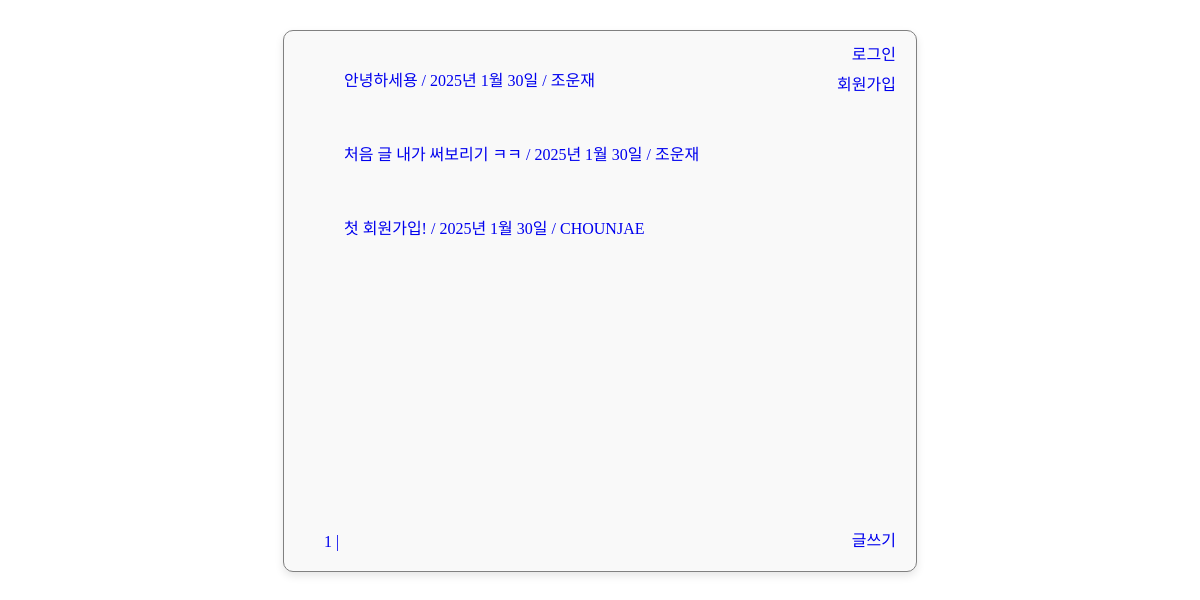
The app's page /CUJO/, older data.
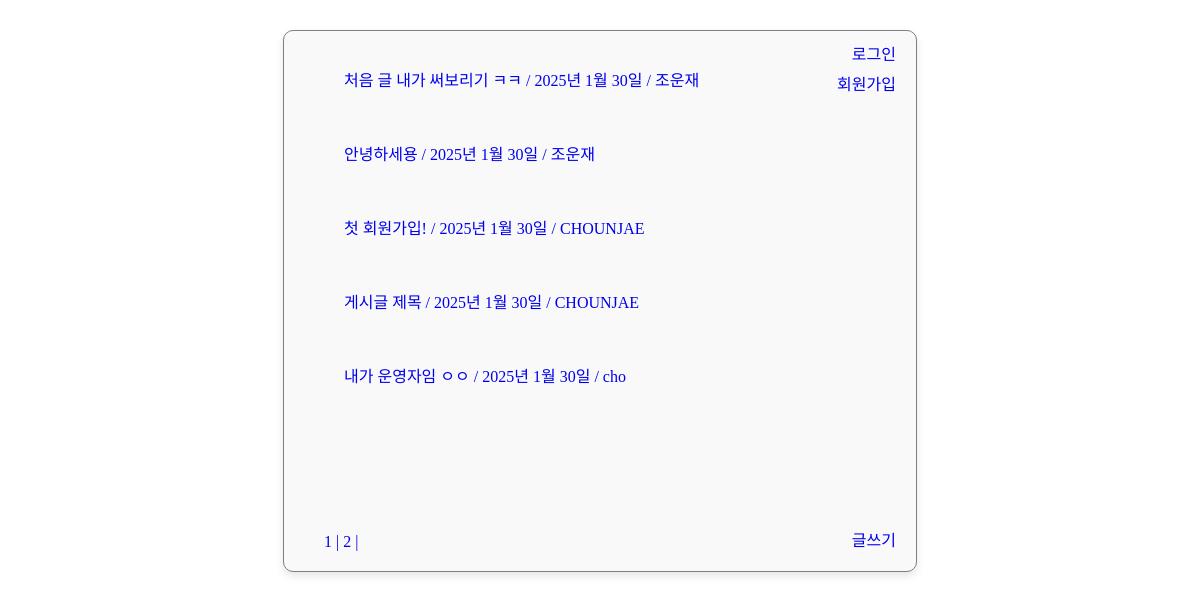
The same page, newer data.
### CUJO/models.py (models this page shows, shortened)
class PostDash(models.Model) :
    title = models.CharField(max_length=50)
    user = models.ForeignKey(settings.AUTH_USER_MODEL, on_delete = models.CASCADE, default=0)
    date = models.DateField(auto_now=True)
    main = models.TextField()
    like = models.IntegerField(default=0)
    unlike = models.IntegerField(default=0)

class User(AbstractUser) :
    pass
    def __str__(self) :
        return self.username

### CUJO/views.py (the view)
# urls.py: path('', views.index,name='index'),
def index(request) :
    postdash = PostDash.objects.all().order_by('-like')
    pages = Paginator(postdash,5)
    page_number = request.GET.get("page")
    page_obj = pages.get_page(page_number)
    context = {"Dashboard": page_obj}
    return render(request,'CUJO/index.html', context)

### CUJO/templates/CUJO/index.html (shortened to what this page needs)
<!DOCTYPE html>
<html>
  <head>
  </head>
  <body>
    <div class="box">
      {%for board in Dashboard%}
      <ol>
        <a href="{% url 'CUJO:dashboard' board.id %}"
          >{{board.title}} / {{board.date}} / {{board.user}}</a
        >
      </ol>
      <br />
      {%endfor%} {% if user.is_authenticated %}
      <li class="login">어서오세요 {{user}}님</li>
      <li class="logout"><a href="{%url 'CUJO:logout' %}"> 로그아웃 </a></li>
      <li class="write"><a href="{%url 'CUJO:write' %}"> 글쓰기 </a></li>
      {%else%}
      <li class="login"><a href="{%url 'CUJO:login' %}"> 로그인 </a></li>
      <li class="logout">
        <a href="{%url 'CUJO:signup' %}"> 회원가입 </a>
      </li>
      <li class="write"><a href="{%url 'CUJO:login' %}"> 글쓰기 </a></li>
      {%endif%}
      <div class="pagination">
        <span class="step-links">
          {% for pageview in Dashboard.paginator.page_range %}
          <a href="?page={{pageview}}"> {{pageview}} |</a>
          {%endfor%}
        </span>
      </div>
    </div>
  </body>
</html>

Row changes from the older to the newer data that the page shows:
changed PostDash "처음 글 내가 써보리기 ㅋㅋ": moves up the list
added PostDash: title "게시글 제목", date "2025년 1월 30일", user "CHOUNJAE"
added PostDash: title "내가 운영자임 ㅇㅇ", date "2025년 1월 30일", user "cho"
Text that changed along with them:
new list line: "2 |"
